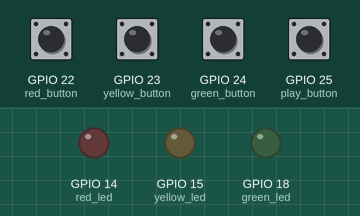
The program below on a simulated Raspberry Pi (BCM pin numbers). On the bench: output pins drawn as LEDs (lit = HIGH). The inputs (shaded band) are chosen by the test bench; at power-on: GPIO 22 (red_button), GPIO 23 (yellow_button), GPIO 24 (green_button), GPIO 25 (play_button) HIGH. What the program prints to the terminal is not drawn.

Above: at 1.2 s.
1.3 s: GPIO 22 (red_button) pulled LOW for 0.15 s
At 1.37 s:
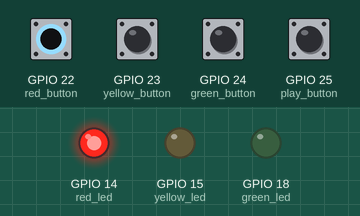
2.9 s: GPIO 23 (yellow_button) pulled LOW for 0.15 s
At 2.97 s:
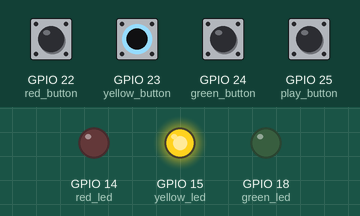
4.5 s: GPIO 24 (green_button) pulled LOW for 0.15 s
At 4.57 s:
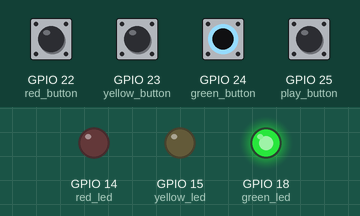
6.1 s: GPIO 25 (play_button) pulled LOW for 0.15 s
At 8.6 s:
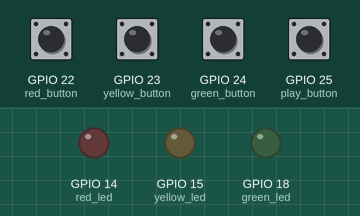
9.2 s: GPIO 22 (red_button) driven LOW and GPIO 23 (yellow_button) driven LOW
At 9.6 s:
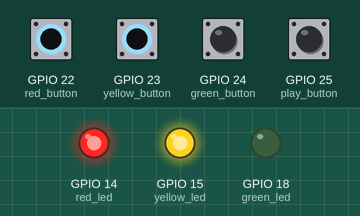
10.7 s: GPIO 24 (green_button) pulled LOW for 1 s
At 11.5 s:
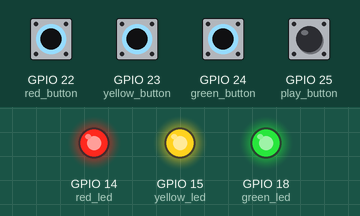
Timing chart, 0 to 13.7 s (numbered marks = the images above; inputs shaded):
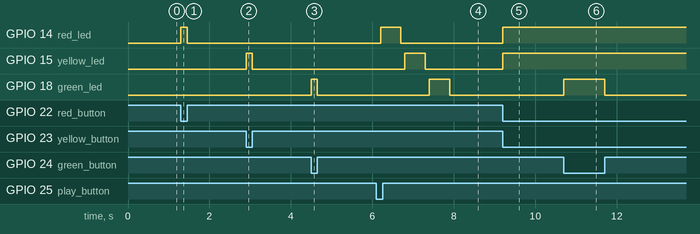

Measured:
- after the input at 1.3 s, GPIO 14 (red_led): LOW → HIGH at once, → LOW 0.15 s later
- after the input at 2.9 s, GPIO 15 (yellow_led): LOW → HIGH at once, → LOW 0.15 s later
- after the input at 4.5 s, GPIO 18 (green_led): LOW → HIGH at once, → LOW 0.15 s later
- after the input at 6.1 s, GPIO 14 (red_led): LOW → HIGH after 0.10 s, → LOW 0.50 s later; GPIO 15 (yellow_led): LOW → HIGH after 0.70 s, → LOW 0.50 s later; GPIO 18 (green_led): LOW → HIGH after 1.3 s, → LOW 0.50 s later
- after the input at 9.2 s, GPIO 14 (red_led), GPIO 15 (yellow_led): LOW → HIGH at once
- after the input at 10.7 s, GPIO 18 (green_led): LOW → HIGH at once, → LOW 1.0 s later

The program:

seqRepeat.py
```python
import gpiozero as gz
import time
import signal

def main():
    print("Reverse Simon Game Starting...")

    red_led = gz.LED(14)
    yellow_led = gz.LED(15)
    green_led = gz.LED(18)

    red_button = gz.Button(22)
    yellow_button = gz.Button(23)
    green_button = gz.Button(24)
    play_button = gz.Button(25)

    pattern = []


    red_button.when_pressed = lambda: (red_led.on(), pattern.append(red_led))
    red_button.when_released = lambda: red_led.off()
    yellow_button.when_pressed = lambda: (yellow_led.on(), pattern.append(yellow_led))
    yellow_button.when_released = lambda: yellow_led.off()
    green_button.when_pressed = lambda: (green_led.on(), pattern.append(green_led))
    green_button.when_released = lambda: green_led.off()

    def play():

        red_led.off()
        yellow_led.off()
        green_led.off()
        time.sleep(0.1)

        for led in pattern:
            led.on()
            time.sleep(0.5)
            led.off()
            time.sleep(0.1)

        pattern.clear()

    play_button.when_pressed = play
    signal.pause()

if __name__ == "__main__":
    main()
```
